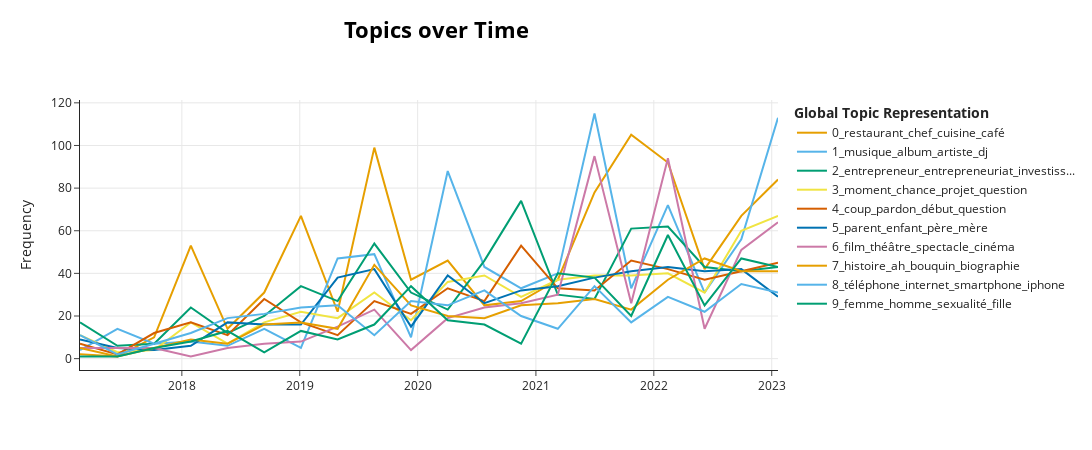

The code cell stored with this chart in its notebook:
### Code cell
topics_over_time = topic_model.topics_over_time(docs, date_format,
                                                global_tuning=True,
                                                evolution_tuning=True,
                                                nr_bins=20)

topic_model.visualize_topics_over_time(topics_over_time, top_n_topics=10)

### Figure 1 — Plotly figure (JSON) as saved in the notebook; plotly's stock layout.template omitted (floating-point values rounded to 4 significant figures)
{"data": [{"hoverinfo": "text", "hovertext": ["<b>Topic 0</b><br>Words: chef, pied, vendredi, lundi, networking", "<b>Topic 0</b><br>Words: sprint, cahier, chef, itération, charge", "<b>Topic 0</b><br>Words: restaurant, chef, cuisine, projet, table", "<b>Topic 0</b><br>Words: chef, dessert, cuisine, restaurant, gâteau", "<b>Topic 0</b><br>Words: chef, cuisine, restaurant, malheur, prototype", "<b>Topic 0</b><br>Words: restaurant, chef, cuisine, café, affichage", "<b>Topic 0</b><br>Words: restaurant, chef, cuisine, cuisinier, étoile", "<b>Topic 0</b><br>Words: chef, restaurant, cuisine, rock, section", "<b>Topic 0</b><br>Words: café, restaurant, chef, cuisine, vin", "<b>Topic 0</b><br>Words: cuisine, chef, restaurant, café, tablette", "<b>Topic 0</b><br>Words: chef, restaurant, cuisine, frigo, unité", "<b>Topic 0</b><br>Words: patrouille, chef, restaurant, cuisine, qualification", "<b>Topic 0</b><br>Words: restaurant, cuisine, chef, café, table", "<b>Topic 0</b><br>Words: restaurant, chef, café, cuisine, riz", "<b>Topic 0</b><br>Words: restaurant, chef, cuisine, café, livreur", "<b>Topic 0</b><br>Words: restaurant, cuisine, chef, restauration, café", "<b>Topic 0</b><br>Words: cuisine, chef, restaurant, café, cuisinier", "<b>Topic 0</b><br>Words: cuisine, chef, restaurant, café, limoger", "<b>Topic 0</b><br>Words: restaurant, chef, cuisine, café, recette", "<b>Topic 0</b><br>Words: restaurant, chef, cuisine, café, restauration"], "marker": {"color": "#E69F00"}, "mode": "lines", "name": "0_restaurant_chef_cuisine_café", "type": "scatter", "x": ["2017-02-19T17:28:19.200000", "2017-06-15T14:24:00", "2017-10-07T04:48:00", "2018-01-28T19:12:00", "2018-05-22T09:36:00", "2018-09-13T00:00:00", "2019-01-04T14:24:00", "2019-04-28T04:48:00", "2019-08-19T19:12:00", "2019-12-11T09:36:00", "2020-04-03T00:00:00", "2020-07-25T14:24:00", "2020-11-16T04:48:00", "2021-03-09T19:12:00", "2021-07-01T09:36:00", "2021-10-23T00:00:00", "2022-02-13T14:24:00", "2022-06-07T04:48:00", "2022-09-28T19:12:00", "2023-01-20T09:36:00"], "y": [2, 1, 10, 53, 14, 31, 67, 22, 99, 37, 46, 25, 27, 37, 78, 105, 92, 42, 67, 84]}, {"hoverinfo": "text", "hovertext": ["<b>Topic 1</b><br>Words: musique, journal, oiseau, parfum, lycée", "<b>Topic 1</b><br>Words: musique, platine, vinyle, guitare, disque", "<b>Topic 1</b><br>Words: kamel, musique, menour, billet, réunion", "<b>Topic 1</b><br>Words: musique, bois, garnier, résultat, compagnie", "<b>Topic 1</b><br>Words: musique, wifi, vibration, enceinte, pionnier", "<b>Topic 1</b><br>Words: musique, festival, casque, musicien, coût", "<b>Topic 1</b><br>Words: musique, musicien, annonceur, 2013, bœuf", "<b>Topic 1</b><br>Words: musique, concert, photographie, artiste, orléans", "<b>Topic 1</b><br>Words: musique, piano, concert, coachella, jazz", "<b>Topic 1</b><br>Words: musique, myspace, voyage, version, renouvellement", "<b>Topic 1</b><br>Words: musique, artiste, album, cd, disque", "<b>Topic 1</b><br>Words: musique, disque, cinéma, album, show", "<b>Topic 1</b><br>Words: musique, guitare, piano, rock, concert", "<b>Topic 1</b><br>Words: musique, solfège, piano, morceau, musée", "<b>Topic 1</b><br>Words: musique, dj, album, disque, label", "<b>Topic 1</b><br>Words: musique, album, puzzle, artiste, documentaire", "<b>Topic 1</b><br>Words: musique, rap, rappeur, album, concert", "<b>Topic 1</b><br>Words: musique, portable, chant, cathy, artiste", "<b>Topic 1</b><br>Words: musique, guitare, chanson, disque, album", "<b>Topic 1</b><br>Words: musique, album, artiste, vinyle, guitare"], "marker": {"color": "#56B4E9"}, "mode": "lines", "name": "1_musique_album_artiste_dj", "type": "scatter", "x": ["2017-02-19T17:28:19.200000", "2017-06-15T14:24:00", "2017-10-07T04:48:00", "2018-01-28T19:12:00", "2018-05-22T09:36:00", "2018-09-13T00:00:00", "2019-01-04T14:24:00", "2019-04-28T04:48:00", "2019-08-19T19:12:00", "2019-12-11T09:36:00", "2020-04-03T00:00:00", "2020-07-25T14:24:00", "2020-11-16T04:48:00", "2021-03-09T19:12:00", "2021-07-01T09:36:00", "2021-10-23T00:00:00", "2022-02-13T14:24:00", "2022-06-07T04:48:00", "2022-09-28T19:12:00", "2023-01-20T09:36:00"], "y": [4, 14, 7, 8, 6, 14, 5, 47, 49, 10, 88, 43, 33, 40, 115, 33, 72, 31, 56, 113]}, {"hoverinfo": "text", "hovertext": ["<b>Topic 2</b><br>Words: entrepreneur, zero, entrepreneuriat, simon, startup", "<b>Topic 2</b><br>Words: master, entrepreneur, usa, associé, alexandre", "<b>Topic 2</b><br>Words: entrepreneur, aventurier, spirale, consultant, témoin", "<b>Topic 2</b><br>Words: entrepreneur, entrepreneuriat, entreprenariat, efounder, indépendance", "<b>Topic 2</b><br>Words: entrepreneur, joaillerie, succès, investisseur, risque", "<b>Topic 2</b><br>Words: entrepreneur, hec, insead, entrepreneuriat, gant", "<b>Topic 2</b><br>Words: entrepreneur, entrepreneuriat, investisseur, banquier, risque", "<b>Topic 2</b><br>Words: entrepreneur, hec, nuit, master, entrepreneuriat", "<b>Topic 2</b><br>Words: entrepreneur, investisseur, vélocité, entrepreneuriat, succès", "<b>Topic 2</b><br>Words: entrepreneur, livreur, entrepreneuriat, nuit, investisseur", "<b>Topic 2</b><br>Words: entrepreneur, groupon, entrepreneuriat, péril, ministre", "<b>Topic 2</b><br>Words: entrepreneur, investisseur, pigeon, entrepreneuriat, term", "<b>Topic 2</b><br>Words: entrepreneur, investisseur, entrepreneuriat, mano, entreprise", "<b>Topic 2</b><br>Words: entrepreneur, entrepreneuriat, solitude, investisseur, droit", "<b>Topic 2</b><br>Words: entrepreneur, entrepreneuriat, soif, cycle, développement", "<b>Topic 2</b><br>Words: entrepreneur, entrepreneuriat, investisseur, déterminé, entreprenariat", "<b>Topic 2</b><br>Words: entrepreneur, entrepreneuriat, benabou, jumeau, question", "<b>Topic 2</b><br>Words: entrepreneur, entrepreneuriat, bd, investisseur, loïc", "<b>Topic 2</b><br>Words: entrepreneur, entrepreneuriat, loïc, projet, plongée", "<b>Topic 2</b><br>Words: entrepreneur, entrepreneuriat, entreprenariat, alternance, école"], "marker": {"color": "#009E73"}, "mode": "lines", "name": "2_entrepreneur_entrepreneuriat_investiss...", "type": "scatter", "x": ["2017-02-19T17:28:19.200000", "2017-06-15T14:24:00", "2017-10-07T04:48:00", "2018-01-28T19:12:00", "2018-05-22T09:36:00", "2018-09-13T00:00:00", "2019-01-04T14:24:00", "2019-04-28T04:48:00", "2019-08-19T19:12:00", "2019-12-11T09:36:00", "2020-04-03T00:00:00", "2020-07-25T14:24:00", "2020-11-16T04:48:00", "2021-03-09T19:12:00", "2021-07-01T09:36:00", "2021-10-23T00:00:00", "2022-02-13T14:24:00", "2022-06-07T04:48:00", "2022-09-28T19:12:00", "2023-01-20T09:36:00"], "y": [17, 6, 7, 24, 12, 20, 34, 27, 54, 31, 23, 46, 74, 30, 28, 61, 62, 43, 41, 43]}, {"hoverinfo": "text", "hovertext": ["<b>Topic 3</b><br>Words: bip, moment, chèque, inquiétude, faisabilité", "<b>Topic 3</b><br>Words: minitel, non, bulle, wakeboard, daniel", "<b>Topic 3</b><br>Words: berceau, réveil, moment, goldman, publicité", "<b>Topic 3</b><br>Words: moment, olx, structuration, marché, crèche", "<b>Topic 3</b><br>Words: actu, moment, mépris, sept, sensation", "<b>Topic 3</b><br>Words: moment, usine, note, filiale, concours", "<b>Topic 3</b><br>Words: régime, moment, chance, pire, casque", "<b>Topic 3</b><br>Words: sérieux, moment, désaccord, filigrane, dsl", "<b>Topic 3</b><br>Words: moment, entrepôt, board, théorème, employeur", "<b>Topic 3</b><br>Words: moment, push, jus, pushing, faiblesse", "<b>Topic 3</b><br>Words: moment, gloire, patate, chance, boîte", "<b>Topic 3</b><br>Words: moment, chance, bouquin, raisonnement, fête", "<b>Topic 3</b><br>Words: moment, sourire, marge, chance, phase", "<b>Topic 3</b><br>Words: moment, janvier, essaye, école, oreille", "<b>Topic 3</b><br>Words: moment, litre, lait, excès, 26", "<b>Topic 3</b><br>Words: moment, salomon, koh, 2001, boarding", "<b>Topic 3</b><br>Words: moment, caillou, plaisir, molotov, durabilité", "<b>Topic 3</b><br>Words: moment, falaise, cheveu, venise, gris", "<b>Topic 3</b><br>Words: moment, période, chance, projet, écrit", "<b>Topic 3</b><br>Words: moment, projet, guillaume, chance, solde"], "marker": {"color": "#F0E442"}, "mode": "lines", "name": "3_moment_chance_projet_question", "type": "scatter", "x": ["2017-02-19T17:28:19.200000", "2017-06-15T14:24:00", "2017-10-07T04:48:00", "2018-01-28T19:12:00", "2018-05-22T09:36:00", "2018-09-13T00:00:00", "2019-01-04T14:24:00", "2019-04-28T04:48:00", "2019-08-19T19:12:00", "2019-12-11T09:36:00", "2020-04-03T00:00:00", "2020-07-25T14:24:00", "2020-11-16T04:48:00", "2021-03-09T19:12:00", "2021-07-01T09:36:00", "2021-10-23T00:00:00", "2022-02-13T14:24:00", "2022-06-07T04:48:00", "2022-09-28T19:12:00", "2023-01-20T09:36:00"], "y": [11, 3, 4, 17, 7, 17, 22, 19, 31, 18, 36, 39, 29, 37, 39, 39, 40, 31, 60, 67]}, {"hoverinfo": "text", "hovertext": ["<b>Topic 4</b><br>Words: hec, coup, plaisir, 2007, david", "<b>Topic 4</b><br>Words: procter, washington, ong, 15, poste", "<b>Topic 4</b><br>Words: coup, novembre, processus, benoît, désavantage", "<b>Topic 4</b><br>Words: coup, christophe, 27, novel, labo", "<b>Topic 4</b><br>Words: poing, coup, agenda, hec, combat", "<b>Topic 4</b><br>Words: coup, joël, bouquin, hec, croque", "<b>Topic 4</b><br>Words: coup, algérie, crowd, barreau, foule", "<b>Topic 4</b><br>Words: coup, terminologie, pardon, ennui, crime", "<b>Topic 4</b><br>Words: coup, agrément, thématique, devise, langue", "<b>Topic 4</b><br>Words: coup, entretien, clause, prie, bac", "<b>Topic 4</b><br>Words: coup, technicien, alternance, cours, pardon", "<b>Topic 4</b><br>Words: coup, pardon, gaffe, claque, board", "<b>Topic 4</b><br>Words: coup, bourrin, benjamin, ludo, pardon", "<b>Topic 4</b><br>Words: coup, constance, bol, pq, orateur", "<b>Topic 4</b><br>Words: coup, processus, pardon, venise, simon", "<b>Topic 4</b><br>Words: coup, erreur, poussière, nerf, clem", "<b>Topic 4</b><br>Words: coup, guillaume, nadir, mouche, prénom", "<b>Topic 4</b><br>Words: coup, mécanisme, actif, isabelle, intéressement", "<b>Topic 4</b><br>Words: coup, jalousie, pardon, déo, clem", "<b>Topic 4</b><br>Words: coup, congé, pardon, foi, saumon"], "marker": {"color": "#D55E00"}, "mode": "lines", "name": "4_coup_pardon_début_question", "type": "scatter", "x": ["2017-02-19T17:28:19.200000", "2017-06-15T14:24:00", "2017-10-07T04:48:00", "2018-01-28T19:12:00", "2018-05-22T09:36:00", "2018-09-13T00:00:00", "2019-01-04T14:24:00", "2019-04-28T04:48:00", "2019-08-19T19:12:00", "2019-12-11T09:36:00", "2020-04-03T00:00:00", "2020-07-25T14:24:00", "2020-11-16T04:48:00", "2021-03-09T19:12:00", "2021-07-01T09:36:00", "2021-10-23T00:00:00", "2022-02-13T14:24:00", "2022-06-07T04:48:00", "2022-09-28T19:12:00", "2023-01-20T09:36:00"], "y": [7, 2, 12, 17, 11, 28, 17, 11, 27, 21, 33, 27, 53, 33, 32, 46, 42, 37, 41, 45]}, {"hoverinfo": "text", "hovertext": ["<b>Topic 5</b><br>Words: parent, grand, enfant, 16, beau", "<b>Topic 5</b><br>Words: parent, banquier, grand, enfant, épargne", "<b>Topic 5</b><br>Words: parent, plombier, tradition, escp, gentiment", "<b>Topic 5</b><br>Words: parent, mère, b2l, pioche, pelle", "<b>Topic 5</b><br>Words: parent, enfant, mari, papa, écart", "<b>Topic 5</b><br>Words: parent, frère, maman, enfant, sœur", "<b>Topic 5</b><br>Words: parent, enfant, soeur, stage, frère", "<b>Topic 5</b><br>Words: parent, enfant, père, mère, goût", "<b>Topic 5</b><br>Words: parent, enfant, père, family, famille", "<b>Topic 5</b><br>Words: parent, verger, enfant, père, famille", "<b>Topic 5</b><br>Words: parent, enfant, singe, père, papa", "<b>Topic 5</b><br>Words: parent, enfant, papa, père, maman", "<b>Topic 5</b><br>Words: parent, ado, enfant, grand, coffre", "<b>Topic 5</b><br>Words: parent, enfant, mère, père, famille", "<b>Topic 5</b><br>Words: parent, enfant, mère, petit, père", "<b>Topic 5</b><br>Words: parent, enfant, père, mère, frère", "<b>Topic 5</b><br>Words: parent, enfant, père, grand, mère", "<b>Topic 5</b><br>Words: parent, enfant, père, grand, mère", "<b>Topic 5</b><br>Words: parent, enfant, père, grand, maman", "<b>Topic 5</b><br>Words: parent, enfant, papa, biologie, père"], "marker": {"color": "#0072B2"}, "mode": "lines", "name": "5_parent_enfant_père_mère", "type": "scatter", "x": ["2017-02-19T17:28:19.200000", "2017-06-15T14:24:00", "2017-10-07T04:48:00", "2018-01-28T19:12:00", "2018-05-22T09:36:00", "2018-09-13T00:00:00", "2019-01-04T14:24:00", "2019-04-28T04:48:00", "2019-08-19T19:12:00", "2019-12-11T09:36:00", "2020-04-03T00:00:00", "2020-07-25T14:24:00", "2020-11-16T04:48:00", "2021-03-09T19:12:00", "2021-07-01T09:36:00", "2021-10-23T00:00:00", "2022-02-13T14:24:00", "2022-06-07T04:48:00", "2022-09-28T19:12:00", "2023-01-20T09:36:00"], "y": [9, 5, 4, 6, 17, 16, 16, 38, 42, 15, 39, 26, 32, 34, 38, 41, 43, 41, 42, 29]}, {"hoverinfo": "text", "hovertext": ["<b>Topic 6</b><br>Words: film, montage, papillon, odeur, théâtre", "<b>Topic 6</b><br>Words: film, bd, monopole, médium, edf", "<b>Topic 6</b><br>Words: lost, japonais, patron, film, quart", "<b>Topic 6</b><br>Words: film, dessinateur, cinéma, tableau, trou", "<b>Topic 6</b><br>Words: film, monture, boy, net, verre", "<b>Topic 6</b><br>Words: film, théâtre, poésie, siècle, rôle", "<b>Topic 6</b><br>Words: film, théâtre, spectacle, cinéma, rivière", "<b>Topic 6</b><br>Words: film, cinéma, théâtre, scène, pièce", "<b>Topic 6</b><br>Words: film, candidat, daniel, glace, cinéma", "<b>Topic 6</b><br>Words: film, cinéma, théâtre, spectacle, salle", "<b>Topic 6</b><br>Words: film, spectacle, théâtre, cinéma, harry", "<b>Topic 6</b><br>Words: film, spielberg, cinéma, théâtre, sourire", "<b>Topic 6</b><br>Words: théâtre, film, mime, art, scène", "<b>Topic 6</b><br>Words: théâtre, spectacle, film, comédien, cinéma", "<b>Topic 6</b><br>Words: film, cinéma, théâtre, spectacle, animation", "<b>Topic 6</b><br>Words: film, spectacle, théâtre, cinéma, salle", "<b>Topic 6</b><br>Words: film, cinéma, théâtre, scène, humoriste", "<b>Topic 6</b><br>Words: film, cinéma, théâtre, spectacle, scène", "<b>Topic 6</b><br>Words: film, humour, humoriste, spectacle, théâtre"], "marker": {"color": "#CC79A7"}, "mode": "lines", "name": "6_film_théâtre_spectacle_cinéma", "type": "scatter", "x": ["2017-02-19T17:28:19.200000", "2017-10-07T04:48:00", "2018-01-28T19:12:00", "2018-05-22T09:36:00", "2018-09-13T00:00:00", "2019-01-04T14:24:00", "2019-04-28T04:48:00", "2019-08-19T19:12:00", "2019-12-11T09:36:00", "2020-04-03T00:00:00", "2020-07-25T14:24:00", "2020-11-16T04:48:00", "2021-03-09T19:12:00", "2021-07-01T09:36:00", "2021-10-23T00:00:00", "2022-02-13T14:24:00", "2022-06-07T04:48:00", "2022-09-28T19:12:00", "2023-01-20T09:36:00"], "y": [5, 5, 1, 5, 7, 8, 15, 23, 4, 19, 24, 26, 30, 95, 26, 94, 14, 51, 64]}, {"hoverinfo": "text", "hovertext": ["<b>Topic 7</b><br>Words: fourmi, histoire, version, roulement, toit", "<b>Topic 7</b><br>Words: storytelling, basket, lâche, production, pétrole", "<b>Topic 7</b><br>Words: histoire, web, putain, officer, grégory", "<b>Topic 7</b><br>Words: faber, histoire, guerrier, noël, fetch", "<b>Topic 7</b><br>Words: histoire, 68, perspective, tradition, médium", "<b>Topic 7</b><br>Words: histoire, verre, roman, genève, lycée", "<b>Topic 7</b><br>Words: histoire, bouquin, concours, juillet, gala", "<b>Topic 7</b><br>Words: histoire, bêtise, carnage, bouquin, denis", "<b>Topic 7</b><br>Words: histoire, fabrique, aiguille, biographie, gaston", "<b>Topic 7</b><br>Words: histoire, jacques, julie, bouquin, chaussette", "<b>Topic 7</b><br>Words: histoire, jambe, match, utopie, bouquin", "<b>Topic 7</b><br>Words: histoire, bac, dashlane, sequoia, anglais", "<b>Topic 7</b><br>Words: histoire, correspondance, échelle, mac, douleur", "<b>Topic 7</b><br>Words: histoire, style, françois, biographie, passeur", "<b>Topic 7</b><br>Words: histoire, arkea, fortuneo, bouquin, protocole", "<b>Topic 7</b><br>Words: ah, histoire, uber, genre, battle", "<b>Topic 7</b><br>Words: histoire, laurent, ami, bouquin, caractère", "<b>Topic 7</b><br>Words: histoire, duval, pauline, bouquin, mer", "<b>Topic 7</b><br>Words: histoire, caen, branche, arthur, méchant", "<b>Topic 7</b><br>Words: histoire, uni, alma, paroi, vestiaire"], "marker": {"color": "#E69F00"}, "mode": "lines", "name": "7_histoire_ah_bouquin_biographie", "type": "scatter", "x": ["2017-02-19T17:28:19.200000", "2017-06-15T14:24:00", "2017-10-07T04:48:00", "2018-01-28T19:12:00", "2018-05-22T09:36:00", "2018-09-13T00:00:00", "2019-01-04T14:24:00", "2019-04-28T04:48:00", "2019-08-19T19:12:00", "2019-12-11T09:36:00", "2020-04-03T00:00:00", "2020-07-25T14:24:00", "2020-11-16T04:48:00", "2021-03-09T19:12:00", "2021-07-01T09:36:00", "2021-10-23T00:00:00", "2022-02-13T14:24:00", "2022-06-07T04:48:00", "2022-09-28T19:12:00", "2023-01-20T09:36:00"], "y": [5, 1, 5, 9, 7, 16, 17, 14, 44, 25, 20, 19, 25, 26, 28, 23, 37, 47, 41, 41]}, {"hoverinfo": "text", "hovertext": ["<b>Topic 8</b><br>Words: téléphone, device, iphone, android, internet", "<b>Topic 8</b><br>Words: navigateur, app, téléphone, bizarre, indice", "<b>Topic 8</b><br>Words: internet, io, iphone, web, téléphone", "<b>Topic 8</b><br>Words: téléphone, pocket, internet, b2l, modem", "<b>Topic 8</b><br>Words: bluetooth, téléphone, voiture, internet, smartphone", "<b>Topic 8</b><br>Words: internet, télécommunication, opérateur, téléphone, télécom", "<b>Topic 8</b><br>Words: téléphone, internet, télécommunication, alcatel, infrastructure", "<b>Topic 8</b><br>Words: fax, téléphone, télécom, internet, wifi", "<b>Topic 8</b><br>Words: téléphone, horloger, complication, pertinence, internet", "<b>Topic 8</b><br>Words: téléphone, internet, android, iphone, application", "<b>Topic 8</b><br>Words: internet, téléphone, tournage, télécommunication, iphone", "<b>Topic 8</b><br>Words: téléphone, internet, gramme, débit, télécommunication", "<b>Topic 8</b><br>Words: internet, téléphone, mano, smartphone, rib", "<b>Topic 8</b><br>Words: téléphone, smartphone, internet, orateur, passeport", "<b>Topic 8</b><br>Words: téléphone, internet, smartphone, télécommunication, nokia", "<b>Topic 8</b><br>Words: téléphone, internet, samsung, smartphone, ordi", "<b>Topic 8</b><br>Words: internet, téléphone, minitel, ordinateur, smartphone", "<b>Topic 8</b><br>Words: téléphone, smartphone, internet, speed, bluetooth", "<b>Topic 8</b><br>Words: téléphone, internet, apple, smartphone, jumbo", "<b>Topic 8</b><br>Words: téléphone, smartphone, blackberry, iphone, apple"], "marker": {"color": "#56B4E9"}, "mode": "lines", "name": "8_téléphone_internet_smartphone_iphone", "type": "scatter", "x": ["2017-02-19T17:28:19.200000", "2017-06-15T14:24:00", "2017-10-07T04:48:00", "2018-01-28T19:12:00", "2018-05-22T09:36:00", "2018-09-13T00:00:00", "2019-01-04T14:24:00", "2019-04-28T04:48:00", "2019-08-19T19:12:00", "2019-12-11T09:36:00", "2020-04-03T00:00:00", "2020-07-25T14:24:00", "2020-11-16T04:48:00", "2021-03-09T19:12:00", "2021-07-01T09:36:00", "2021-10-23T00:00:00", "2022-02-13T14:24:00", "2022-06-07T04:48:00", "2022-09-28T19:12:00", "2023-01-20T09:36:00"], "y": [11, 2, 7, 12, 19, 21, 24, 25, 11, 27, 25, 32, 20, 14, 34, 17, 29, 22, 35, 31]}, {"hoverinfo": "text", "hovertext": ["<b>Topic 9</b><br>Words: flyer, itchi, poignet, céline, catégorie", "<b>Topic 9</b><br>Words: moitié, tip, interaction, caractère, relation", "<b>Topic 9</b><br>Words: homme, femme, noir, conjoint, clé", "<b>Topic 9</b><br>Words: femme, homme, world, audrey, 60", "<b>Topic 9</b><br>Words: femme, homme, hôpital, fille, viol", "<b>Topic 9</b><br>Words: femme, dédicace, homme, lecteur, auteur", "<b>Topic 9</b><br>Words: femme, homme, fille, pouvoir, rencontre", "<b>Topic 9</b><br>Words: femme, giscard, homme, amour, sexualité", "<b>Topic 9</b><br>Words: femme, homme, poitrine, lingerie, regard", "<b>Topic 9</b><br>Words: femme, forum, women, homme, colère", "<b>Topic 9</b><br>Words: femme, homme, navire, role, vélo", "<b>Topic 9</b><br>Words: femme, homme, macron, mari, lycée", "<b>Topic 9</b><br>Words: femme, homme, quota, moustache, rio", "<b>Topic 9</b><br>Words: femme, homme, lego, rôle, foyer", "<b>Topic 9</b><br>Words: femme, sexualité, homme, sextoy, sex", "<b>Topic 9</b><br>Words: femme, homme, correspondance, envie, women", "<b>Topic 9</b><br>Words: femme, homme, privilège, droit, féminisme", "<b>Topic 9</b><br>Words: femme, homme, parité, mec, laura", "<b>Topic 9</b><br>Words: femme, homme, sophie, ménage, séduction", "<b>Topic 9</b><br>Words: femme, homme, fille, accouchement, toy"], "marker": {"color": "#009E73"}, "mode": "lines", "name": "9_femme_homme_sexualité_fille", "type": "scatter", "x": ["2017-02-19T17:28:19.200000", "2017-06-15T14:24:00", "2017-10-07T04:48:00", "2018-01-28T19:12:00", "2018-05-22T09:36:00", "2018-09-13T00:00:00", "2019-01-04T14:24:00", "2019-04-28T04:48:00", "2019-08-19T19:12:00", "2019-12-11T09:36:00", "2020-04-03T00:00:00", "2020-07-25T14:24:00", "2020-11-16T04:48:00", "2021-03-09T19:12:00", "2021-07-01T09:36:00", "2021-10-23T00:00:00", "2022-02-13T14:24:00", "2022-06-07T04:48:00", "2022-09-28T19:12:00", "2023-01-20T09:36:00"], "y": [1, 1, 5, 8, 13, 3, 13, 9, 16, 34, 18, 16, 7, 40, 38, 20, 58, 25, 47, 43]}], "layout": {"height": 450, "hoverlabel": {"bgcolor": "white", "font": {"family": "Rockwell", "size": 16}}, "legend": {"title": {"text": "<b>Global Topic Representation"}}, "title": {"font": {"color": "Black", "size": 22}, "text": "<b>Topics over Time</b>", "x": 0.4, "xanchor": "center", "y": 0.95, "yanchor": "top"}, "width": 1250, "xaxis": {"showgrid": true}, "yaxis": {"showgrid": true, "title": {"text": "Frequency"}}}}
